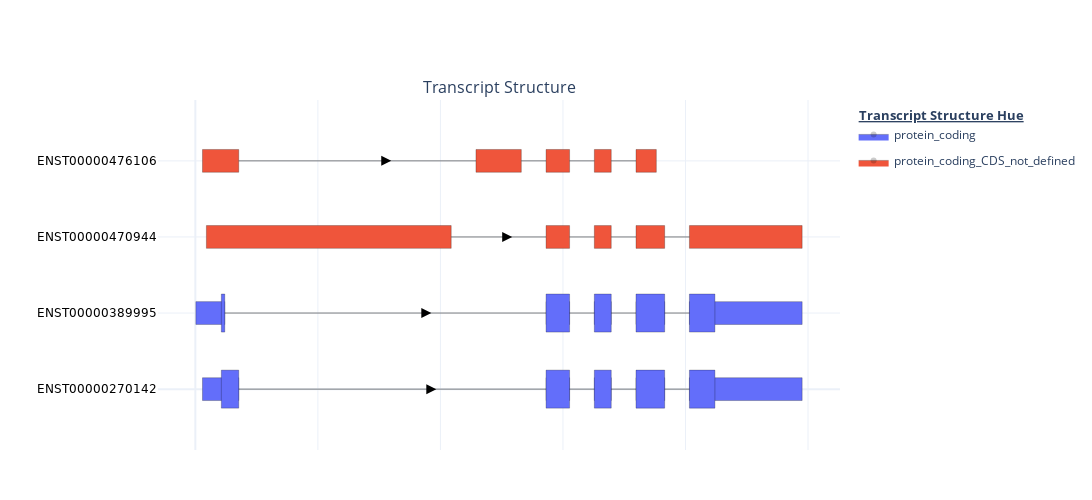

The cell this chart's notebook holds for it:
### Code cell
## Path to your ENSEMBL GTF file
ensembl_gtf_path = "../dash_apps/RNApysoforms/tests/test_data/Homo_sapiens_chr21_and_Y.GRCh38.110.gtf"


## Read ENSEMBL gtf
annotation = RNApy.read_ensembl_gtf(ensembl_gtf_path)


## Filter gene name in annotation and counts matrix
sod1_annotation = RNApy.gene_filtering(annotation=annotation, target_gene="SOD1")

"""
Rescale introns (no need to run function "to_intron", shorten_gaps() already does this 
by default if introns aren't already included in annotation.
"""
sod1_annotation = RNApy.shorten_gaps(sod1_annotation)


"""
Create traces for plotting, make sure to pass x_start and x_end 
as "rescaled_start" and "rescaled_end" to get shortened introns.
You can also change hover_start and hover_end to reflext the 
rescaled coordinates, but I find the original genomic coodrinates
for start and end more informative for the hover display.
"""
traces = RNApy.make_traces(annotation=sod1_annotation, x_start="rescaled_start", x_end="rescaled_end",
                         y='transcript_id', annotation_hue="transcript_biotype",
                         hover_start="start", hover_end="end")

## Put traces into figure
fig = RNApy.make_plot(traces = traces, subplot_titles = ["Transcript Structure"], width=1200, height=500)

## Show figure
fig.show()

### Figure 1 — Plotly figure (JSON) as saved in the notebook; plotly's stock layout.template omitted (floating-point values rounded to 4 significant figures)
{"data": [{"fill": "toself", "fillcolor": "#636EFA", "hoverlabel": {"namelength": -1}, "hoveron": "fills+points", "hovertemplate": "<b>transcript_id:</b> ENST00000270142<br><b>Feature Type:</b> exon<br><b>Feature Number:</b> 1<br><b>Chromosome:</b> 21<br><b>Start:</b> 31659693<br><b>End:</b> 31659841<br><b>Size:</b> 148<br><extra></extra>", "legendgroup": "protein_coding", "legendgrouptitle": {"text": "<b><u>Transcript Structure Hue<u><b>"}, "line": {"color": "black", "width": 0.25}, "marker": {"opacity": 0}, "mode": "lines+markers", "name": "protein_coding", "opacity": 1, "showlegend": true, "type": "scatter", "x": [29, 177, 177, 29, 29], "xaxis": "x", "y": [-0.15, -0.15, 0.15, 0.15, -0.15], "yaxis": "y"}, {"fill": "toself", "fillcolor": "#636EFA", "hoverlabel": {"namelength": -1}, "hoveron": "fills+points", "hovertemplate": "<b>transcript_id:</b> ENST00000270142<br><b>Feature Type:</b> exon<br><b>Feature Number:</b> 2<br><b>Chromosome:</b> 21<br><b>Start:</b> 31663790<br><b>End:</b> 31663886<br><b>Size:</b> 96<br><extra></extra>", "legendgroup": "protein_coding", "legendgrouptitle": {"text": ""}, "line": {"color": "black", "width": 0.25}, "marker": {"opacity": 0}, "mode": "lines+markers", "name": "protein_coding", "opacity": 1, "showlegend": false, "type": "scatter", "x": [1431, 1527, 1527, 1431, 1431], "xaxis": "x", "y": [-0.15, -0.15, 0.15, 0.15, -0.15], "yaxis": "y"}, {"fill": "toself", "fillcolor": "#636EFA", "hoverlabel": {"namelength": -1}, "hoveron": "fills+points", "hovertemplate": "<b>transcript_id:</b> ENST00000270142<br><b>Feature Type:</b> exon<br><b>Feature Number:</b> 3<br><b>Chromosome:</b> 21<br><b>Start:</b> 31666449<br><b>End:</b> 31666518<br><b>Size:</b> 69<br><extra></extra>", "legendgroup": "protein_coding", "legendgrouptitle": {"text": ""}, "line": {"color": "black", "width": 0.25}, "marker": {"opacity": 0}, "mode": "lines+markers", "name": "protein_coding", "opacity": 1, "showlegend": false, "type": "scatter", "x": [1628, 1697, 1697, 1628, 1628], "xaxis": "x", "y": [-0.15, -0.15, 0.15, 0.15, -0.15], "yaxis": "y"}, {"fill": "toself", "fillcolor": "#636EFA", "hoverlabel": {"namelength": -1}, "hoveron": "fills+points", "hovertemplate": "<b>transcript_id:</b> ENST00000270142<br><b>Feature Type:</b> exon<br><b>Feature Number:</b> 4<br><b>Chromosome:</b> 21<br><b>Start:</b> 31667258<br><b>End:</b> 31667375<br><b>Size:</b> 117<br><extra></extra>", "legendgroup": "protein_coding", "legendgrouptitle": {"text": ""}, "line": {"color": "black", "width": 0.25}, "marker": {"opacity": 0}, "mode": "lines+markers", "name": "protein_coding", "opacity": 1, "showlegend": false, "type": "scatter", "x": [1798, 1915, 1915, 1798, 1798], "xaxis": "x", "y": [-0.15, -0.15, 0.15, 0.15, -0.15], "yaxis": "y"}, {"fill": "toself", "fillcolor": "#636EFA", "hoverlabel": {"namelength": -1}, "hoveron": "fills+points", "hovertemplate": "<b>transcript_id:</b> ENST00000270142<br><b>Feature Type:</b> exon<br><b>Feature Number:</b> 5<br><b>Chromosome:</b> 21<br><b>Start:</b> 31668471<br><b>End:</b> 31668931<br><b>Size:</b> 460<br><extra></extra>", "legendgroup": "protein_coding", "legendgrouptitle": {"text": ""}, "line": {"color": "black", "width": 0.25}, "marker": {"opacity": 0}, "mode": "lines+markers", "name": "protein_coding", "opacity": 1, "showlegend": false, "type": "scatter", "x": [2016, 2476, 2476, 2016, 2016], "xaxis": "x", "y": [-0.15, -0.15, 0.15, 0.15, -0.15], "yaxis": "y"}, {"fill": "toself", "fillcolor": "#636EFA", "hoverlabel": {"namelength": -1}, "hoveron": "fills+points", "hovertemplate": "<b>transcript_id:</b> ENST00000389995<br><b>Feature Type:</b> exon<br><b>Feature Number:</b> 1<br><b>Chromosome:</b> 21<br><b>Start:</b> 31659666<br><b>End:</b> 31659784<br><b>Size:</b> 118<br><extra></extra>", "legendgroup": "protein_coding", "legendgrouptitle": {"text": ""}, "line": {"color": "black", "width": 0.25}, "marker": {"opacity": 0}, "mode": "lines+markers", "name": "protein_coding", "opacity": 1, "showlegend": false, "type": "scatter", "x": [2, 120, 120, 2, 2], "xaxis": "x", "y": [0.85, 0.85, 1.15, 1.15, 0.85], "yaxis": "y"}, {"fill": "toself", "fillcolor": "#636EFA", "hoverlabel": {"namelength": -1}, "hoveron": "fills+points", "hovertemplate": "<b>transcript_id:</b> ENST00000389995<br><b>Feature Type:</b> exon<br><b>Feature Number:</b> 2<br><b>Chromosome:</b> 21<br><b>Start:</b> 31663790<br><b>End:</b> 31663886<br><b>Size:</b> 96<br><extra></extra>", "legendgroup": "protein_coding", "legendgrouptitle": {"text": ""}, "line": {"color": "black", "width": 0.25}, "marker": {"opacity": 0}, "mode": "lines+markers", "name": "protein_coding", "opacity": 1, "showlegend": false, "type": "scatter", "x": [1431, 1527, 1527, 1431, 1431], "xaxis": "x", "y": [0.85, 0.85, 1.15, 1.15, 0.85], "yaxis": "y"}, {"fill": "toself", "fillcolor": "#636EFA", "hoverlabel": {"namelength": -1}, "hoveron": "fills+points", "hovertemplate": "<b>transcript_id:</b> ENST00000389995<br><b>Feature Type:</b> exon<br><b>Feature Number:</b> 3<br><b>Chromosome:</b> 21<br><b>Start:</b> 31666449<br><b>End:</b> 31666518<br><b>Size:</b> 69<br><extra></extra>", "legendgroup": "protein_coding", "legendgrouptitle": {"text": ""}, "line": {"color": "black", "width": 0.25}, "marker": {"opacity": 0}, "mode": "lines+markers", "name": "protein_coding", "opacity": 1, "showlegend": false, "type": "scatter", "x": [1628, 1697, 1697, 1628, 1628], "xaxis": "x", "y": [0.85, 0.85, 1.15, 1.15, 0.85], "yaxis": "y"}, {"fill": "toself", "fillcolor": "#636EFA", "hoverlabel": {"namelength": -1}, "hoveron": "fills+points", "hovertemplate": "<b>transcript_id:</b> ENST00000389995<br><b>Feature Type:</b> exon<br><b>Feature Number:</b> 4<br><b>Chromosome:</b> 21<br><b>Start:</b> 31667258<br><b>End:</b> 31667375<br><b>Size:</b> 117<br><extra></extra>", "legendgroup": "protein_coding", "legendgrouptitle": {"text": ""}, "line": {"color": "black", "width": 0.25}, "marker": {"opacity": 0}, "mode": "lines+markers", "name": "protein_coding", "opacity": 1, "showlegend": false, "type": "scatter", "x": [1798, 1915, 1915, 1798, 1798], "xaxis": "x", "y": [0.85, 0.85, 1.15, 1.15, 0.85], "yaxis": "y"}, {"fill": "toself", "fillcolor": "#636EFA", "hoverlabel": {"namelength": -1}, "hoveron": "fills+points", "hovertemplate": "<b>transcript_id:</b> ENST00000389995<br><b>Feature Type:</b> exon<br><b>Feature Number:</b> 5<br><b>Chromosome:</b> 21<br><b>Start:</b> 31668471<br><b>End:</b> 31668931<br><b>Size:</b> 460<br><extra></extra>", "legendgroup": "protein_coding", "legendgrouptitle": {"text": ""}, "line": {"color": "black", "width": 0.25}, "marker": {"opacity": 0}, "mode": "lines+markers", "name": "protein_coding", "opacity": 1, "showlegend": false, "type": "scatter", "x": [2016, 2476, 2476, 2016, 2016], "xaxis": "x", "y": [0.85, 0.85, 1.15, 1.15, 0.85], "yaxis": "y"}, {"fill": "toself", "fillcolor": "#EF553B", "hoverlabel": {"namelength": -1}, "hoveron": "fills+points", "hovertemplate": "<b>transcript_id:</b> ENST00000470944<br><b>Feature Type:</b> exon<br><b>Feature Number:</b> 1<br><b>Chromosome:</b> 21<br><b>Start:</b> 31659709<br><b>End:</b> 31660708<br><b>Size:</b> 999<br><extra></extra>", "legendgroup": "protein_coding_CDS_not_defined", "legendgrouptitle": {"text": ""}, "line": {"color": "black", "width": 0.25}, "marker": {"opacity": 0}, "mode": "lines+markers", "name": "protein_coding_CDS_not_defined", "opacity": 1, "showlegend": true, "type": "scatter", "x": [45, 1044, 1044, 45, 45], "xaxis": "x", "y": [1.85, 1.85, 2.15, 2.15, 1.85], "yaxis": "y"}, {"fill": "toself", "fillcolor": "#EF553B", "hoverlabel": {"namelength": -1}, "hoveron": "fills+points", "hovertemplate": "<b>transcript_id:</b> ENST00000470944<br><b>Feature Type:</b> exon<br><b>Feature Number:</b> 2<br><b>Chromosome:</b> 21<br><b>Start:</b> 31663790<br><b>End:</b> 31663886<br><b>Size:</b> 96<br><extra></extra>", "legendgroup": "protein_coding_CDS_not_defined", "legendgrouptitle": {"text": ""}, "line": {"color": "black", "width": 0.25}, "marker": {"opacity": 0}, "mode": "lines+markers", "name": "protein_coding_CDS_not_defined", "opacity": 1, "showlegend": false, "type": "scatter", "x": [1431, 1527, 1527, 1431, 1431], "xaxis": "x", "y": [1.85, 1.85, 2.15, 2.15, 1.85], "yaxis": "y"}, {"fill": "toself", "fillcolor": "#EF553B", "hoverlabel": {"namelength": -1}, "hoveron": "fills+points", "hovertemplate": "<b>transcript_id:</b> ENST00000470944<br><b>Feature Type:</b> exon<br><b>Feature Number:</b> 3<br><b>Chromosome:</b> 21<br><b>Start:</b> 31666449<br><b>End:</b> 31666518<br><b>Size:</b> 69<br><extra></extra>", "legendgroup": "protein_coding_CDS_not_defined", "legendgrouptitle": {"text": ""}, "line": {"color": "black", "width": 0.25}, "marker": {"opacity": 0}, "mode": "lines+markers", "name": "protein_coding_CDS_not_defined", "opacity": 1, "showlegend": false, "type": "scatter", "x": [1628, 1697, 1697, 1628, 1628], "xaxis": "x", "y": [1.85, 1.85, 2.15, 2.15, 1.85], "yaxis": "y"}, {"fill": "toself", "fillcolor": "#EF553B", "hoverlabel": {"namelength": -1}, "hoveron": "fills+points", "hovertemplate": "<b>transcript_id:</b> ENST00000470944<br><b>Feature Type:</b> exon<br><b>Feature Number:</b> 4<br><b>Chromosome:</b> 21<br><b>Start:</b> 31667258<br><b>End:</b> 31667375<br><b>Size:</b> 117<br><extra></extra>", "legendgroup": "protein_coding_CDS_not_defined", "legendgrouptitle": {"text": ""}, "line": {"color": "black", "width": 0.25}, "marker": {"opacity": 0}, "mode": "lines+markers", "name": "protein_coding_CDS_not_defined", "opacity": 1, "showlegend": false, "type": "scatter", "x": [1798, 1915, 1915, 1798, 1798], "xaxis": "x", "y": [1.85, 1.85, 2.15, 2.15, 1.85], "yaxis": "y"}, {"fill": "toself", "fillcolor": "#EF553B", "hoverlabel": {"namelength": -1}, "hoveron": "fills+points", "hovertemplate": "<b>transcript_id:</b> ENST00000470944<br><b>Feature Type:</b> exon<br><b>Feature Number:</b> 5<br><b>Chromosome:</b> 21<br><b>Start:</b> 31668471<br><b>End:</b> 31668931<br><b>Size:</b> 460<br><extra></extra>", "legendgroup": "protein_coding_CDS_not_defined", "legendgrouptitle": {"text": ""}, "line": {"color": "black", "width": 0.25}, "marker": {"opacity": 0}, "mode": "lines+markers", "name": "protein_coding_CDS_not_defined", "opacity": 1, "showlegend": false, "type": "scatter", "x": [2016, 2476, 2476, 2016, 2016], "xaxis": "x", "y": [1.85, 1.85, 2.15, 2.15, 1.85], "yaxis": "y"}, {"fill": "toself", "fillcolor": "#EF553B", "hoverlabel": {"namelength": -1}, "hoveron": "fills+points", "hovertemplate": "<b>transcript_id:</b> ENST00000476106<br><b>Feature Type:</b> exon<br><b>Feature Number:</b> 1<br><b>Chromosome:</b> 21<br><b>Start:</b> 31659693<br><b>End:</b> 31659841<br><b>Size:</b> 148<br><extra></extra>", "legendgroup": "protein_coding_CDS_not_defined", "legendgrouptitle": {"text": ""}, "line": {"color": "black", "width": 0.25}, "marker": {"opacity": 0}, "mode": "lines+markers", "name": "protein_coding_CDS_not_defined", "opacity": 1, "showlegend": false, "type": "scatter", "x": [29, 177, 177, 29, 29], "xaxis": "x", "y": [2.85, 2.85, 3.15, 3.15, 2.85], "yaxis": "y"}, {"fill": "toself", "fillcolor": "#EF553B", "hoverlabel": {"namelength": -1}, "hoveron": "fills+points", "hovertemplate": "<b>transcript_id:</b> ENST00000476106<br><b>Feature Type:</b> exon<br><b>Feature Number:</b> 2<br><b>Chromosome:</b> 21<br><b>Start:</b> 31661549<br><b>End:</b> 31661734<br><b>Size:</b> 185<br><extra></extra>", "legendgroup": "protein_coding_CDS_not_defined", "legendgrouptitle": {"text": ""}, "line": {"color": "black", "width": 0.25}, "marker": {"opacity": 0}, "mode": "lines+markers", "name": "protein_coding_CDS_not_defined", "opacity": 1, "showlegend": false, "type": "scatter", "x": [1145, 1330, 1330, 1145, 1145], "xaxis": "x", "y": [2.85, 2.85, 3.15, 3.15, 2.85], "yaxis": "y"}, {"fill": "toself", "fillcolor": "#EF553B", "hoverlabel": {"namelength": -1}, "hoveron": "fills+points", "hovertemplate": "<b>transcript_id:</b> ENST00000476106<br><b>Feature Type:</b> exon<br><b>Feature Number:</b> 3<br><b>Chromosome:</b> 21<br><b>Start:</b> 31663790<br><b>End:</b> 31663886<br><b>Size:</b> 96<br><extra></extra>", "legendgroup": "protein_coding_CDS_not_defined", "legendgrouptitle": {"text": ""}, "line": {"color": "black", "width": 0.25}, "marker": {"opacity": 0}, "mode": "lines+markers", "name": "protein_coding_CDS_not_defined", "opacity": 1, "showlegend": false, "type": "scatter", "x": [1431, 1527, 1527, 1431, 1431], "xaxis": "x", "y": [2.85, 2.85, 3.15, 3.15, 2.85], "yaxis": "y"}, {"fill": "toself", "fillcolor": "#EF553B", "hoverlabel": {"namelength": -1}, "hoveron": "fills+points", "hovertemplate": "<b>transcript_id:</b> ENST00000476106<br><b>Feature Type:</b> exon<br><b>Feature Number:</b> 4<br><b>Chromosome:</b> 21<br><b>Start:</b> 31666449<br><b>End:</b> 31666518<br><b>Size:</b> 69<br><extra></extra>", "legendgroup": "protein_coding_CDS_not_defined", "legendgrouptitle": {"text": ""}, "line": {"color": "black", "width": 0.25}, "marker": {"opacity": 0}, "mode": "lines+markers", "name": "protein_coding_CDS_not_defined", "opacity": 1, "showlegend": false, "type": "scatter", "x": [1628, 1697, 1697, 1628, 1628], "xaxis": "x", "y": [2.85, 2.85, 3.15, 3.15, 2.85], "yaxis": "y"}, {"fill": "toself", "fillcolor": "#EF553B", "hoverlabel": {"namelength": -1}, "hoveron": "fills+points", "hovertemplate": "<b>transcript_id:</b> ENST00000476106<br><b>Feature Type:</b> exon<br><b>Feature Number:</b> 5<br><b>Chromosome:</b> 21<br><b>Start:</b> 31667258<br><b>End:</b> 31667341<br><b>Size:</b> 83<br><extra></extra>", "legendgroup": "protein_coding_CDS_not_defined", "legendgrouptitle": {"text": ""}, "line": {"color": "black", "width": 0.25}, "marker": {"opacity": 0}, "mode": "lines+markers", "name": "protein_coding_CDS_not_defined", "opacity": 1, "showlegend": false, "type": "scatter", "x": [1798, 1881, 1881, 1798, 1798], "xaxis": "x", "y": [2.85, 2.85, 3.15, 3.15, 2.85], "yaxis": "y"}, {"fill": "toself", "fillcolor": "#636EFA", "hoverlabel": {"namelength": -1}, "hoveron": "fills+points", "hovertemplate": "<b>transcript_id:</b> ENST00000270142<br><b>Feature Type:</b> CDS<br><b>Feature Number:</b> 1<br><b>Chromosome:</b> 21<br><b>Start:</b> 31659770<br><b>End:</b> 31659841<br><b>Size:</b> 71<br><extra></extra>", "legendgroup": "protein_coding", "legendgrouptitle": {"text": ""}, "line": {"color": "black", "width": 0.25}, "marker": {"opacity": 0}, "mode": "lines+markers", "name": "protein_coding", "opacity": 1, "showlegend": false, "type": "scatter", "x": [106, 177, 177, 106, 106], "xaxis": "x", "y": [-0.25, -0.25, 0.25, 0.25, -0.25], "yaxis": "y"}, {"fill": "toself", "fillcolor": "#636EFA", "hoverlabel": {"namelength": -1}, "hoveron": "fills+points", "hovertemplate": "<b>transcript_id:</b> ENST00000270142<br><b>Feature Type:</b> CDS<br><b>Feature Number:</b> 2<br><b>Chromosome:</b> 21<br><b>Start:</b> 31663790<br><b>End:</b> 31663886<br><b>Size:</b> 96<br><extra></extra>", "legendgroup": "protein_coding", "legendgrouptitle": {"text": ""}, "line": {"color": "black", "width": 0.25}, "marker": {"opacity": 0}, "mode": "lines+markers", "name": "protein_coding", "opacity": 1, "showlegend": false, "type": "scatter", "x": [1431, 1527, 1527, 1431, 1431], "xaxis": "x", "y": [-0.25, -0.25, 0.25, 0.25, -0.25], "yaxis": "y"}, {"fill": "toself", "fillcolor": "#636EFA", "hoverlabel": {"namelength": -1}, "hoveron": "fills+points", "hovertemplate": "<b>transcript_id:</b> ENST00000270142<br><b>Feature Type:</b> CDS<br><b>Feature Number:</b> 3<br><b>Chromosome:</b> 21<br><b>Start:</b> 31666449<br><b>End:</b> 31666518<br><b>Size:</b> 69<br><extra></extra>", "legendgroup": "protein_coding", "legendgrouptitle": {"text": ""}, "line": {"color": "black", "width": 0.25}, "marker": {"opacity": 0}, "mode": "lines+markers", "name": "protein_coding", "opacity": 1, "showlegend": false, "type": "scatter", "x": [1628, 1697, 1697, 1628, 1628], "xaxis": "x", "y": [-0.25, -0.25, 0.25, 0.25, -0.25], "yaxis": "y"}, {"fill": "toself", "fillcolor": "#636EFA", "hoverlabel": {"namelength": -1}, "hoveron": "fills+points", "hovertemplate": "<b>transcript_id:</b> ENST00000270142<br><b>Feature Type:</b> CDS<br><b>Feature Number:</b> 4<br><b>Chromosome:</b> 21<br><b>Start:</b> 31667258<br><b>End:</b> 31667375<br><b>Size:</b> 117<br><extra></extra>", "legendgroup": "protein_coding", "legendgrouptitle": {"text": ""}, "line": {"color": "black", "width": 0.25}, "marker": {"opacity": 0}, "mode": "lines+markers", "name": "protein_coding", "opacity": 1, "showlegend": false, "type": "scatter", "x": [1798, 1915, 1915, 1798, 1798], "xaxis": "x", "y": [-0.25, -0.25, 0.25, 0.25, -0.25], "yaxis": "y"}, {"fill": "toself", "fillcolor": "#636EFA", "hoverlabel": {"namelength": -1}, "hoveron": "fills+points", "hovertemplate": "<b>transcript_id:</b> ENST00000270142<br><b>Feature Type:</b> CDS<br><b>Feature Number:</b> 5<br><b>Chromosome:</b> 21<br><b>Start:</b> 31668471<br><b>End:</b> 31668575<br><b>Size:</b> 104<br><extra></extra>", "legendgroup": "protein_coding", "legendgrouptitle": {"text": ""}, "line": {"color": "black", "width": 0.25}, "marker": {"opacity": 0}, "mode": "lines+markers", "name": "protein_coding", "opacity": 1, "showlegend": false, "type": "scatter", "x": [2016, 2120, 2120, 2016, 2016], "xaxis": "x", "y": [-0.25, -0.25, 0.25, 0.25, -0.25], "yaxis": "y"}, {"fill": "toself", "fillcolor": "#636EFA", "hoverlabel": {"namelength": -1}, "hoveron": "fills+points", "hovertemplate": "<b>transcript_id:</b> ENST00000389995<br><b>Feature Type:</b> CDS<br><b>Feature Number:</b> 1<br><b>Chromosome:</b> 21<br><b>Start:</b> 31659770<br><b>End:</b> 31659784<br><b>Size:</b> 14<br><extra></extra>", "legendgroup": "protein_coding", "legendgrouptitle": {"text": ""}, "line": {"color": "black", "width": 0.25}, "marker": {"opacity": 0}, "mode": "lines+markers", "name": "protein_coding", "opacity": 1, "showlegend": false, "type": "scatter", "x": [106, 120, 120, 106, 106], "xaxis": "x", "y": [0.75, 0.75, 1.25, 1.25, 0.75], "yaxis": "y"}, {"fill": "toself", "fillcolor": "#636EFA", "hoverlabel": {"namelength": -1}, "hoveron": "fills+points", "hovertemplate": "<b>transcript_id:</b> ENST00000389995<br><b>Feature Type:</b> CDS<br><b>Feature Number:</b> 2<br><b>Chromosome:</b> 21<br><b>Start:</b> 31663790<br><b>End:</b> 31663886<br><b>Size:</b> 96<br><extra></extra>", "legendgroup": "protein_coding", "legendgrouptitle": {"text": ""}, "line": {"color": "black", "width": 0.25}, "marker": {"opacity": 0}, "mode": "lines+markers", "name": "protein_coding", "opacity": 1, "showlegend": false, "type": "scatter", "x": [1431, 1527, 1527, 1431, 1431], "xaxis": "x", "y": [0.75, 0.75, 1.25, 1.25, 0.75], "yaxis": "y"}, {"fill": "toself", "fillcolor": "#636EFA", "hoverlabel": {"namelength": -1}, "hoveron": "fills+points", "hovertemplate": "<b>transcript_id:</b> ENST00000389995<br><b>Feature Type:</b> CDS<br><b>Feature Number:</b> 3<br><b>Chromosome:</b> 21<br><b>Start:</b> 31666449<br><b>End:</b> 31666518<br><b>Size:</b> 69<br><extra></extra>", "legendgroup": "protein_coding", "legendgrouptitle": {"text": ""}, "line": {"color": "black", "width": 0.25}, "marker": {"opacity": 0}, "mode": "lines+markers", "name": "protein_coding", "opacity": 1, "showlegend": false, "type": "scatter", "x": [1628, 1697, 1697, 1628, 1628], "xaxis": "x", "y": [0.75, 0.75, 1.25, 1.25, 0.75], "yaxis": "y"}, {"fill": "toself", "fillcolor": "#636EFA", "hoverlabel": {"namelength": -1}, "hoveron": "fills+points", "hovertemplate": "<b>transcript_id:</b> ENST00000389995<br><b>Feature Type:</b> CDS<br><b>Feature Number:</b> 4<br><b>Chromosome:</b> 21<br><b>Start:</b> 31667258<br><b>End:</b> 31667375<br><b>Size:</b> 117<br><extra></extra>", "legendgroup": "protein_coding", "legendgrouptitle": {"text": ""}, "line": {"color": "black", "width": 0.25}, "marker": {"opacity": 0}, "mode": "lines+markers", "name": "protein_coding", "opacity": 1, "showlegend": false, "type": "scatter", "x": [1798, 1915, 1915, 1798, 1798], "xaxis": "x", "y": [0.75, 0.75, 1.25, 1.25, 0.75], "yaxis": "y"}, {"fill": "toself", "fillcolor": "#636EFA", "hoverlabel": {"namelength": -1}, "hoveron": "fills+points", "hovertemplate": "<b>transcript_id:</b> ENST00000389995<br><b>Feature Type:</b> CDS<br><b>Feature Number:</b> 5<br><b>Chromosome:</b> 21<br><b>Start:</b> 31668471<br><b>End:</b> 31668575<br><b>Size:</b> 104<br><extra></extra>", "legendgroup": "protein_coding", "legendgrouptitle": {"text": ""}, "line": {"color": "black", "width": 0.25}, "marker": {"opacity": 0}, "mode": "lines+markers", "name": "protein_coding", "opacity": 1, "showlegend": false, "type": "scatter", "x": [2016, 2120, 2120, 2016, 2016], "xaxis": "x", "y": [0.75, 0.75, 1.25, 1.25, 0.75], "yaxis": "y"}, {"hoverinfo": "skip", "marker": {"color": "black", "size": 10, "symbol": "arrow-right"}, "mode": "markers", "opacity": 1, "showlegend": false, "type": "scatter", "x": [983.1], "xaxis": "x", "y": [0], "yaxis": "y"}, {"hovertemplate": "<b>transcript_id:</b> ENST00000270142<br><b>Feature Type:</b> intron<br><b>Feature Number:</b> 1<br><b>Chromosome:</b> 21<br><b>Start:</b> 31659841<br><b>End:</b> 31663790<br><b>Size:</b> 3949<br><extra></extra>", "line": {"color": "black", "width": 0.5}, "mode": "lines", "opacity": 1, "showlegend": false, "type": "scatter", "x": [177, 1431], "xaxis": "x", "y": [0, 0], "yaxis": "y"}, {"hovertemplate": "<b>transcript_id:</b> ENST00000270142<br><b>Feature Type:</b> intron<br><b>Feature Number:</b> 2<br><b>Chromosome:</b> 21<br><b>Start:</b> 31663886<br><b>End:</b> 31666449<br><b>Size:</b> 2563<br><extra></extra>", "line": {"color": "black", "width": 0.5}, "mode": "lines", "opacity": 1, "showlegend": false, "type": "scatter", "x": [1527, 1628], "xaxis": "x", "y": [0, 0], "yaxis": "y"}, {"hovertemplate": "<b>transcript_id:</b> ENST00000270142<br><b>Feature Type:</b> intron<br><b>Feature Number:</b> 3<br><b>Chromosome:</b> 21<br><b>Start:</b> 31666518<br><b>End:</b> 31667258<br><b>Size:</b> 740<br><extra></extra>", "line": {"color": "black", "width": 0.5}, "mode": "lines", "opacity": 1, "showlegend": false, "type": "scatter", "x": [1697, 1798], "xaxis": "x", "y": [0, 0], "yaxis": "y"}, {"hovertemplate": "<b>transcript_id:</b> ENST00000270142<br><b>Feature Type:</b> intron<br><b>Feature Number:</b> 4<br><b>Chromosome:</b> 21<br><b>Start:</b> 31667375<br><b>End:</b> 31668471<br><b>Size:</b> 1096<br><extra></extra>", "line": {"color": "black", "width": 0.5}, "mode": "lines", "opacity": 1, "showlegend": false, "type": "scatter", "x": [1915, 2016], "xaxis": "x", "y": [0, 0], "yaxis": "y"}, {"hoverinfo": "skip", "marker": {"color": "black", "size": 10, "symbol": "arrow-right"}, "mode": "markers", "opacity": 1, "showlegend": false, "type": "scatter", "x": [962.8], "xaxis": "x", "y": [1], "yaxis": "y"}, {"hovertemplate": "<b>transcript_id:</b> ENST00000389995<br><b>Feature Type:</b> intron<br><b>Feature Number:</b> 1<br><b>Chromosome:</b> 21<br><b>Start:</b> 31659784<br><b>End:</b> 31663790<br><b>Size:</b> 4006<br><extra></extra>", "line": {"color": "black", "width": 0.5}, "mode": "lines", "opacity": 1, "showlegend": false, "type": "scatter", "x": [120, 1431], "xaxis": "x", "y": [1, 1], "yaxis": "y"}, {"hovertemplate": "<b>transcript_id:</b> ENST00000389995<br><b>Feature Type:</b> intron<br><b>Feature Number:</b> 2<br><b>Chromosome:</b> 21<br><b>Start:</b> 31663886<br><b>End:</b> 31666449<br><b>Size:</b> 2563<br><extra></extra>", "line": {"color": "black", "width": 0.5}, "mode": "lines", "opacity": 1, "showlegend": false, "type": "scatter", "x": [1527, 1628], "xaxis": "x", "y": [1, 1], "yaxis": "y"}, {"hovertemplate": "<b>transcript_id:</b> ENST00000389995<br><b>Feature Type:</b> intron<br><b>Feature Number:</b> 3<br><b>Chromosome:</b> 21<br><b>Start:</b> 31666518<br><b>End:</b> 31667258<br><b>Size:</b> 740<br><extra></extra>", "line": {"color": "black", "width": 0.5}, "mode": "lines", "opacity": 1, "showlegend": false, "type": "scatter", "x": [1697, 1798], "xaxis": "x", "y": [1, 1], "yaxis": "y"}, {"hovertemplate": "<b>transcript_id:</b> ENST00000389995<br><b>Feature Type:</b> intron<br><b>Feature Number:</b> 4<br><b>Chromosome:</b> 21<br><b>Start:</b> 31667375<br><b>End:</b> 31668471<br><b>Size:</b> 1096<br><extra></extra>", "line": {"color": "black", "width": 0.5}, "mode": "lines", "opacity": 1, "showlegend": false, "type": "scatter", "x": [1915, 2016], "xaxis": "x", "y": [1, 1], "yaxis": "y"}, {"hoverinfo": "skip", "marker": {"color": "black", "size": 10, "symbol": "arrow-right"}, "mode": "markers", "opacity": 1, "showlegend": false, "type": "scatter", "x": [1293.0], "xaxis": "x", "y": [2], "yaxis": "y"}, {"hovertemplate": "<b>transcript_id:</b> ENST00000470944<br><b>Feature Type:</b> intron<br><b>Feature Number:</b> 1<br><b>Chromosome:</b> 21<br><b>Start:</b> 31660708<br><b>End:</b> 31663790<br><b>Size:</b> 3082<br><extra></extra>", "line": {"color": "black", "width": 0.5}, "mode": "lines", "opacity": 1, "showlegend": false, "type": "scatter", "x": [1044, 1431], "xaxis": "x", "y": [2, 2], "yaxis": "y"}, {"hovertemplate": "<b>transcript_id:</b> ENST00000470944<br><b>Feature Type:</b> intron<br><b>Feature Number:</b> 2<br><b>Chromosome:</b> 21<br><b>Start:</b> 31663886<br><b>End:</b> 31666449<br><b>Size:</b> 2563<br><extra></extra>", "line": {"color": "black", "width": 0.5}, "mode": "lines", "opacity": 1, "showlegend": false, "type": "scatter", "x": [1527, 1628], "xaxis": "x", "y": [2, 2], "yaxis": "y"}, {"hovertemplate": "<b>transcript_id:</b> ENST00000470944<br><b>Feature Type:</b> intron<br><b>Feature Number:</b> 3<br><b>Chromosome:</b> 21<br><b>Start:</b> 31666518<br><b>End:</b> 31667258<br><b>Size:</b> 740<br><extra></extra>", "line": {"color": "black", "width": 0.5}, "mode": "lines", "opacity": 1, "showlegend": false, "type": "scatter", "x": [1697, 1798], "xaxis": "x", "y": [2, 2], "yaxis": "y"}, {"hovertemplate": "<b>transcript_id:</b> ENST00000470944<br><b>Feature Type:</b> intron<br><b>Feature Number:</b> 4<br><b>Chromosome:</b> 21<br><b>Start:</b> 31667375<br><b>End:</b> 31668471<br><b>Size:</b> 1096<br><extra></extra>", "line": {"color": "black", "width": 0.5}, "mode": "lines", "opacity": 1, "showlegend": false, "type": "scatter", "x": [1915, 2016], "xaxis": "x", "y": [2, 2], "yaxis": "y"}, {"hoverinfo": "skip", "marker": {"color": "black", "size": 10, "symbol": "arrow-right"}, "mode": "markers", "opacity": 1, "showlegend": false, "type": "scatter", "x": [799.3], "xaxis": "x", "y": [3], "yaxis": "y"}, {"hovertemplate": "<b>transcript_id:</b> ENST00000476106<br><b>Feature Type:</b> intron<br><b>Feature Number:</b> 1<br><b>Chromosome:</b> 21<br><b>Start:</b> 31659841<br><b>End:</b> 31661549<br><b>Size:</b> 1708<br><extra></extra>", "line": {"color": "black", "width": 0.5}, "mode": "lines", "opacity": 1, "showlegend": false, "type": "scatter", "x": [177, 1145], "xaxis": "x", "y": [3, 3], "yaxis": "y"}, {"hovertemplate": "<b>transcript_id:</b> ENST00000476106<br><b>Feature Type:</b> intron<br><b>Feature Number:</b> 2<br><b>Chromosome:</b> 21<br><b>Start:</b> 31661734<br><b>End:</b> 31663790<br><b>Size:</b> 2056<br><extra></extra>", "line": {"color": "black", "width": 0.5}, "mode": "lines", "opacity": 1, "showlegend": false, "type": "scatter", "x": [1330, 1431], "xaxis": "x", "y": [3, 3], "yaxis": "y"}, {"hovertemplate": "<b>transcript_id:</b> ENST00000476106<br><b>Feature Type:</b> intron<br><b>Feature Number:</b> 3<br><b>Chromosome:</b> 21<br><b>Start:</b> 31663886<br><b>End:</b> 31666449<br><b>Size:</b> 2563<br><extra></extra>", "line": {"color": "black", "width": 0.5}, "mode": "lines", "opacity": 1, "showlegend": false, "type": "scatter", "x": [1527, 1628], "xaxis": "x", "y": [3, 3], "yaxis": "y"}, {"hovertemplate": "<b>transcript_id:</b> ENST00000476106<br><b>Feature Type:</b> intron<br><b>Feature Number:</b> 4<br><b>Chromosome:</b> 21<br><b>Start:</b> 31666518<br><b>End:</b> 31667258<br><b>Size:</b> 740<br><extra></extra>", "line": {"color": "black", "width": 0.5}, "mode": "lines", "opacity": 1, "showlegend": false, "type": "scatter", "x": [1697, 1798], "xaxis": "x", "y": [3, 3], "yaxis": "y"}], "layout": {"annotations": [{"font": {"size": 16}, "showarrow": false, "text": "Transcript Structure", "x": 0.5, "xanchor": "center", "xref": "paper", "y": 1, "yanchor": "bottom", "yref": "paper"}], "boxgap": 0.2, "boxgroupgap": 0.8, "boxmode": "group", "height": 500, "hoverlabel": {"font": {"size": 12}}, "hovermode": "closest", "legend": {"font": {"size": 12}, "title": {"font": {"size": 14}}, "tracegroupgap": 7}, "margin": {"b": 50, "l": 100, "r": 50, "t": 100}, "showlegend": true, "title": {"text": ""}, "violingap": 0.2, "violingroupgap": 0.8, "violinmode": "group", "width": 1200, "xaxis": {"anchor": "y", "domain": [0, 1], "showgrid": true, "showticklabels": false, "tickfont": {"size": 12}, "title": {"text": ""}}, "yaxis": {"anchor": "x", "domain": [0, 1], "range": [-0.8, 3.8], "showgrid": true, "showticklabels": true, "tickfont": {"color": "black", "family": "DejaVu Sans", "size": 12}, "ticktext": ["ENST00000270142", "ENST00000389995", "ENST00000470944", "ENST00000476106"], "tickvals": [0, 1, 2, 3], "title": {"text": ""}}}}
